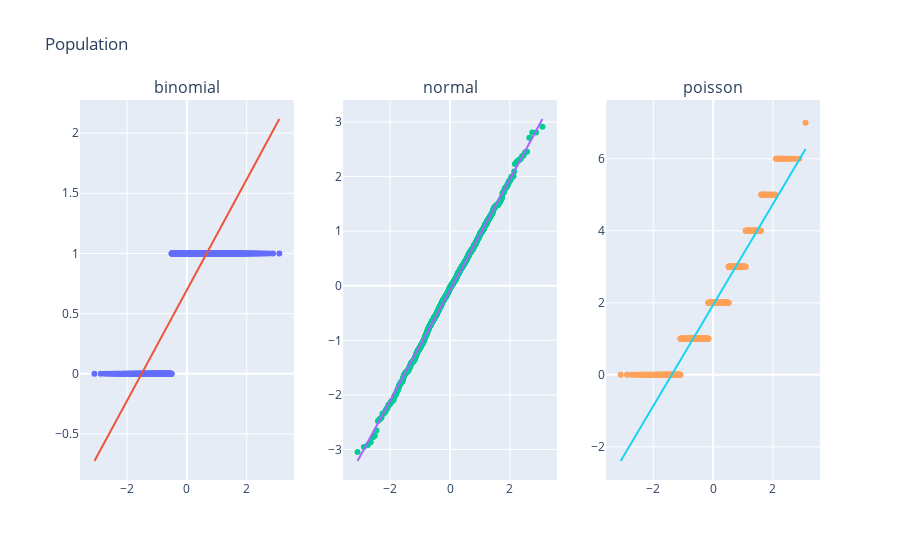
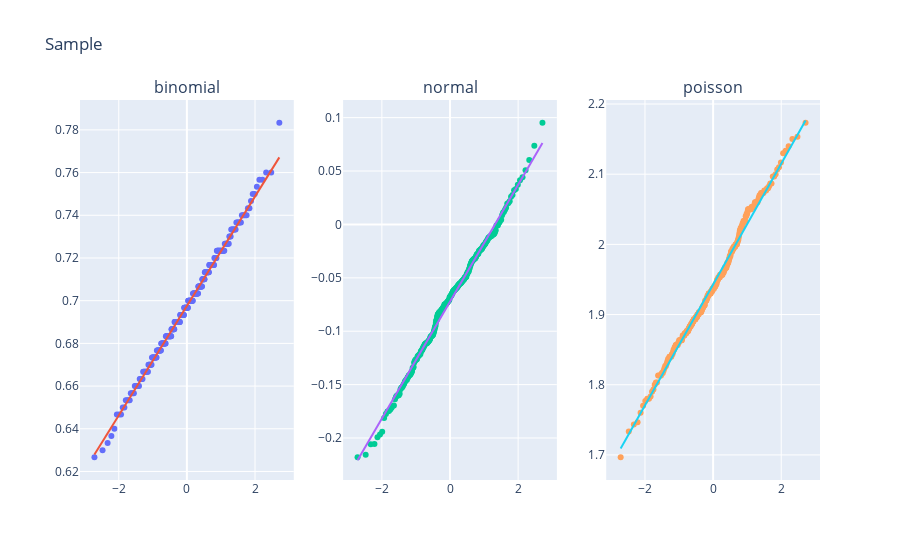

Here is the notebook cell these charts were saved with, in order:
### Code cell
plot_qqplots(qq_pop_dict, 'Population').show()
plot_qqplots(qq_sample_dict, 'Sample').show()

### Figure 1 — Plotly figure (JSON) as saved in the notebook; plotly's stock layout.template omitted (floating-point values rounded to 4 significant figures; data arrays with more than 128 entries replaced by an {"elided": "..."} marker saying what was removed)
{"data": [{"mode": "markers", "type": "scatter", "x": {"elided": "1000 float values"}, "xaxis": "x", "y": {"elided": "1000 int values"}, "yaxis": "y"}, {"type": "scatter", "x": {"elided": "1000 float values"}, "xaxis": "x", "y": {"elided": "1000 float values"}, "yaxis": "y"}, {"mode": "markers", "type": "scatter", "x": {"elided": "1000 float values"}, "xaxis": "x2", "y": {"elided": "1000 float values"}, "yaxis": "y2"}, {"type": "scatter", "x": {"elided": "1000 float values"}, "xaxis": "x2", "y": {"elided": "1000 float values"}, "yaxis": "y2"}, {"mode": "markers", "type": "scatter", "x": {"elided": "1000 float values"}, "xaxis": "x3", "y": {"elided": "1000 int values"}, "yaxis": "y3"}, {"type": "scatter", "x": {"elided": "1000 float values"}, "xaxis": "x3", "y": {"elided": "1000 float values"}, "yaxis": "y3"}], "layout": {"annotations": [{"font": {"size": 16}, "showarrow": false, "text": "binomial", "x": 0.1444, "xanchor": "center", "xref": "paper", "y": 1, "yanchor": "bottom", "yref": "paper"}, {"font": {"size": 16}, "showarrow": false, "text": "normal", "x": 0.5, "xanchor": "center", "xref": "paper", "y": 1, "yanchor": "bottom", "yref": "paper"}, {"font": {"size": 16}, "showarrow": false, "text": "poisson", "x": 0.8556, "xanchor": "center", "xref": "paper", "y": 1, "yanchor": "bottom", "yref": "paper"}], "autosize": true, "showlegend": false, "title": {"text": "Population"}, "xaxis": {"anchor": "y", "autorange": true, "domain": [0, 0.2889], "range": [-3.635, 3.635], "type": "linear"}, "xaxis2": {"anchor": "y2", "autorange": true, "domain": [0.3556, 0.6444], "range": [-3.635, 3.635], "type": "linear"}, "xaxis3": {"anchor": "y3", "autorange": true, "domain": [0.7111, 1], "range": [-3.635, 3.635], "type": "linear"}, "yaxis": {"anchor": "x", "autorange": true, "domain": [0, 1], "range": [-0.8835, 2.276], "type": "linear"}, "yaxis2": {"anchor": "x2", "autorange": true, "domain": [0, 1], "range": [-3.56, 3.408], "type": "linear"}, "yaxis3": {"anchor": "x3", "autorange": true, "domain": [0, 1], "range": [-2.928, 7.757], "type": "linear"}}}

### Figure 2 — Plotly figure (JSON) as saved in the notebook; plotly's stock layout.template omitted (floating-point values rounded to 4 significant figures; data arrays with more than 128 entries replaced by an {"elided": "..."} marker saying what was removed)
{"data": [{"mode": "markers", "type": "scatter", "x": {"elided": "300 float values"}, "xaxis": "x", "y": {"elided": "300 float values"}, "yaxis": "y"}, {"type": "scatter", "x": {"elided": "300 float values"}, "xaxis": "x", "y": {"elided": "300 float values"}, "yaxis": "y"}, {"mode": "markers", "type": "scatter", "x": {"elided": "300 float values"}, "xaxis": "x2", "y": {"elided": "300 float values"}, "yaxis": "y2"}, {"type": "scatter", "x": {"elided": "300 float values"}, "xaxis": "x2", "y": {"elided": "300 float values"}, "yaxis": "y2"}, {"mode": "markers", "type": "scatter", "x": {"elided": "300 float values"}, "xaxis": "x3", "y": {"elided": "300 float values"}, "yaxis": "y3"}, {"type": "scatter", "x": {"elided": "300 float values"}, "xaxis": "x3", "y": {"elided": "300 float values"}, "yaxis": "y3"}], "layout": {"annotations": [{"font": {"size": 16}, "showarrow": false, "text": "binomial", "x": 0.1444, "xanchor": "center", "xref": "paper", "y": 1, "yanchor": "bottom", "yref": "paper"}, {"font": {"size": 16}, "showarrow": false, "text": "normal", "x": 0.5, "xanchor": "center", "xref": "paper", "y": 1, "yanchor": "bottom", "yref": "paper"}, {"font": {"size": 16}, "showarrow": false, "text": "poisson", "x": 0.8556, "xanchor": "center", "xref": "paper", "y": 1, "yanchor": "bottom", "yref": "paper"}], "autosize": true, "showlegend": false, "title": {"text": "Sample"}, "xaxis": {"anchor": "y", "autorange": true, "domain": [0, 0.2889], "range": [-3.192, 3.192], "type": "linear"}, "xaxis2": {"anchor": "y2", "autorange": true, "domain": [0.3556, 0.6444], "range": [-3.192, 3.192], "type": "linear"}, "xaxis3": {"anchor": "y3", "autorange": true, "domain": [0.7111, 1], "range": [-3.192, 3.192], "type": "linear"}, "yaxis": {"anchor": "x", "autorange": true, "domain": [0, 1], "range": [0.6137, 0.7963], "type": "linear"}, "yaxis2": {"anchor": "x2", "autorange": true, "domain": [0, 1], "range": [-0.2439, 0.1211], "type": "linear"}, "yaxis3": {"anchor": "x3", "autorange": true, "domain": [0, 1], "range": [1.657, 2.213], "type": "linear"}}}
